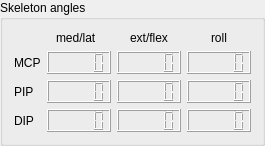
           <widget class="QGroupBox" name="groupBox_2">
            <property name="title">
             <string>Skeleton angles</string>
            </property>
            <layout class="QGridLayout" name="gridLayout_3">
             <item row="3" column="0">
              <widget class="QLabel" name="label_8">
               <property name="text">
                <string>DIP</string>
               </property>
              </widget>
             </item>
             <item row="1" column="0">
              <widget class="QLabel" name="label_6">
               <property name="text">
                <string>MCP</string>
               </property>
              </widget>
             </item>
             <item row="2" column="0">
              <widget class="QLabel" name="label_7">
               <property name="text">
                <string>PIP</string>
               </property>
              </widget>
             </item>
             <item row="0" column="1" alignment="Qt::AlignHCenter">
              <widget class="QLabel" name="label_9">
               <property name="text">
                <string>med/lat  </string>
               </property>
              </widget>
             </item>
             <item row="2" column="2">
              <widget class="QLCDNumber" name="lcd_sp_a2"/>
             </item>
             <item row="3" column="2">
              <widget class="QLCDNumber" name="lcd_co_a2"/>
             </item>
             <item row="1" column="1">
              <widget class="QLCDNumber" name="lcd_lp_a1"/>
             </item>
             <item row="0" column="2" alignment="Qt::AlignHCenter">
              <widget class="QLabel" name="label_11">
               <property name="text">
                <string>ext/flex</string>
               </property>
              </widget>
             </item>
             <item row="3" column="1">
              <widget class="QLCDNumber" name="lcd_co_a1"/>
             </item>
             <item row="2" column="1">
              <widget class="QLCDNumber" name="lcd_sp_a1"/>
             </item>
             <item row="1" column="2">
              <widget class="QLCDNumber" name="lcd_lp_a2"/>
             </item>
             <item row="2" column="3">
              <widget class="QLCDNumber" name="lcd_sp_a3"/>
             </item>
             <item row="1" column="3">
              <widget class="QLCDNumber" name="lcd_lp_a3"/>
             </item>
             <item row="0" column="3" alignment="Qt::AlignHCenter">
              <widget class="QLabel" name="label_12">
               <property name="text">
                <string>roll</string>
               </property>
              </widget>
             </item>
             <item row="3" column="3">
              <widget class="QLCDNumber" name="lcd_co_a3"/>
             </item>
            </layout>
           </widget>
